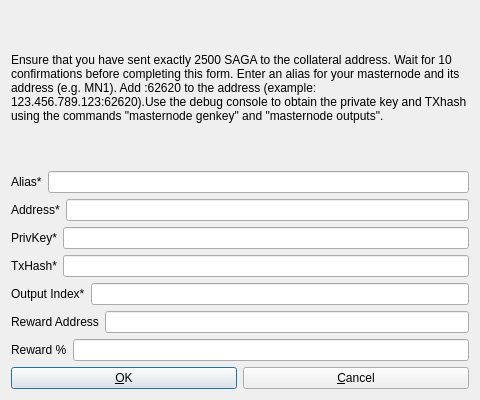
<?xml version="1.0" encoding="UTF-8"?>
<ui version="4.0">
 <class>AddEditAdrenalineNode</class>
 <widget class="QDialog" name="AddEditAdrenalineNode">
  <property name="geometry">
   <rect>
    <x>0</x>
    <y>0</y>
    <width>480</width>
    <height>400</height>
   </rect>
  </property>
  <property name="windowTitle">
   <string>Add/Edit DarkSaga Node</string>
  </property>
  <property name="modal">
   <bool>true</bool>
  </property>
  <layout class="QVBoxLayout" name="verticalLayout">
   <item>
    <widget class="QLabel" name="label_9">
     <property name="sizePolicy">
      <sizepolicy hsizetype="Preferred" vsizetype="Expanding">
       <horstretch>0</horstretch>
       <verstretch>0</verstretch>
      </sizepolicy>
     </property>
     <property name="text">
      <string>&lt;html&gt;&lt;head/&gt;&lt;body&gt;&lt;p&gt;Ensure that you have sent exactly 2500 SAGA to the collateral address. Wait for 10 confirmations before completing this form. Enter an alias for your masternode and its address (e.g. MN1). Add :62620 to the address (example:123.456.789.123:62620).Use the debug console to obtain the private key and TXhash using the commands "masternode genkey" and "masternode outputs".&lt;/p&gt;&lt;/body&gt;&lt;/html&gt;</string>
     </property>
     <property name="wordWrap">
      <bool>true</bool>
     </property>
    </widget>
   </item>
   <item>
    <layout class="QHBoxLayout" name="horizontalLayout_4">
     <property name="bottomMargin">
      <number>0</number>
     </property>
     <item>
      <widget class="QLabel" name="label_4">
       <property name="text">
        <string>Alias*</string>
       </property>
      </widget>
     </item>
     <item>
      <widget class="QLineEdit" name="aliasLineEdit"/>
     </item>
    </layout>
   </item>
   <item>
    <layout class="QHBoxLayout" name="horizontalLayout_5">
     <property name="bottomMargin">
      <number>0</number>
     </property>
     <item>
      <widget class="QLabel" name="label_6">
       <property name="text">
        <string>Address*</string>
       </property>
      </widget>
     </item>
     <item>
      <widget class="QLineEdit" name="addressLineEdit"/>
     </item>
    </layout>
   </item>
   <item>
    <layout class="QHBoxLayout" name="horizontalLayout_3">
     <property name="bottomMargin">
      <number>0</number>
     </property>
     <item>
      <widget class="QLabel" name="label_5">
       <property name="text">
        <string>PrivKey*</string>
       </property>
      </widget>
     </item>
     <item>
      <widget class="QLineEdit" name="privkeyLineEdit"/>
     </item>
    </layout>
   </item>
   <item>
    <layout class="QHBoxLayout" name="horizontalLayout_2">
     <property name="bottomMargin">
      <number>0</number>
     </property>
     <item>
      <widget class="QLabel" name="label_2">
       <property name="text">
        <string>TxHash*</string>
       </property>
      </widget>
     </item>
     <item>
      <widget class="QLineEdit" name="txhashLineEdit"/>
     </item>
    </layout>
   </item>
   <item>
    <layout class="QHBoxLayout" name="horizontalLayout_8">
     <property name="bottomMargin">
      <number>0</number>
     </property>
     <item>
      <widget class="QLabel" name="label_8">
       <property name="text">
        <string>Output Index*</string>
       </property>
      </widget>
     </item>
     <item>
      <widget class="QLineEdit" name="outputindexLineEdit"/>
     </item>
    </layout>
   </item>
   <item>
    <layout class="QHBoxLayout" name="horizontalLayout_6">
     <property name="bottomMargin">
      <number>0</number>
     </property>
     <item>
      <widget class="QLabel" name="label_3">
       <property name="text">
        <string>Reward Address</string>
       </property>
      </widget>
     </item>
     <item>
      <widget class="QLineEdit" name="rewardaddressLineEdit"/>
     </item>
    </layout>
   </item>
   <item>
    <layout class="QHBoxLayout" name="horizontalLayout_7">
     <property name="bottomMargin">
      <number>0</number>
     </property>
     <item>
      <widget class="QLabel" name="label_7">
       <property name="text">
        <string>Reward %</string>
       </property>
      </widget>
     </item>
     <item>
      <widget class="QLineEdit" name="rewardpercentageLineEdit"/>
     </item>
    </layout>
   </item>
   <item>
    <layout class="QHBoxLayout" name="horizontalLayout_Buttons">
     <item>
      <widget class="QPushButton" name="okButton">
       <property name="text">
        <string>&amp;OK</string>
       </property>
      </widget>
     </item>
     <item>
      <widget class="QPushButton" name="cancelButton">
       <property name="text">
        <string>&amp;Cancel</string>
       </property>
       <property name="autoDefault">
        <bool>false</bool>
       </property>
      </widget>
     </item>
    </layout>
   </item>
  </layout>
 </widget>
 <resources/>
 <connections/>
</ui>
